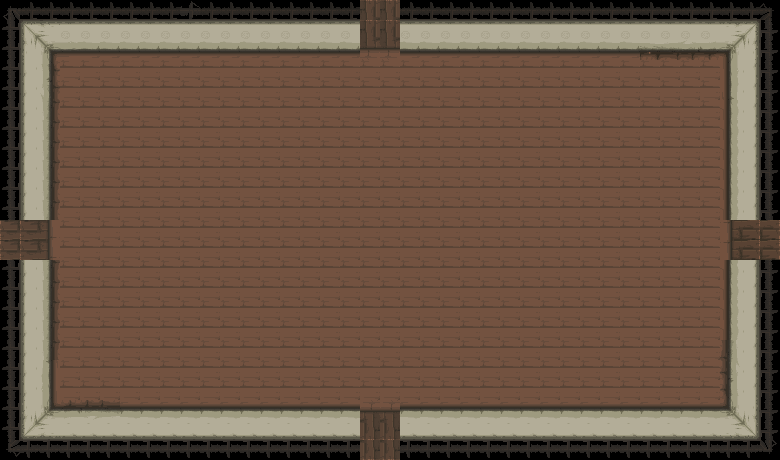

Rendered tile map (Tiled .tmx) drawn with the repository's tilesets; below, a short description and the map source with its tile grids summarised:
An orthogonal 39x23 tile map with 20x20 px tiles, 6 tile layers (suelo, muros, Puerta1, Puerta2, ...).

<map version="1.0" orientation="orthogonal" renderorder="right-down" width="39" height="23" tilewidth="20" tileheight="20" nextobjectid="1">
 <tileset firstgid="1" name="habitacion" tilewidth="20" tileheight="20" tilecount="2704">
  <image source="habitacion.png" width="1040" height="1040" />
 </tileset>
 <layer name="suelo" width="39" height="23">
  <data>[897 cells, 897 non-empty, 1 distinct tile ids]</data>
 </layer>
 <layer name="muros" width="39" height="23">
  <data>[897 cells, 336 non-empty, 50 distinct tile ids]</data>
 </layer>
 <layer name="Puerta1" width="39" height="23">
  <data>[897 cells, 7 non-empty, 3 distinct tile ids]</data>
 </layer>
 <layer name="Puerta2" width="39" height="23">
  <data>[897 cells, 6 non-empty, 2 distinct tile ids]</data>
 </layer>
 <layer name="Puerta3" width="39" height="23">
  <data>[897 cells, 6 non-empty, 2 distinct tile ids]</data>
 </layer>
 <layer name="Puerta4" width="39" height="23">
  <data>[897 cells, 6 non-empty, 2 distinct tile ids]</data>
 </layer>
</map>